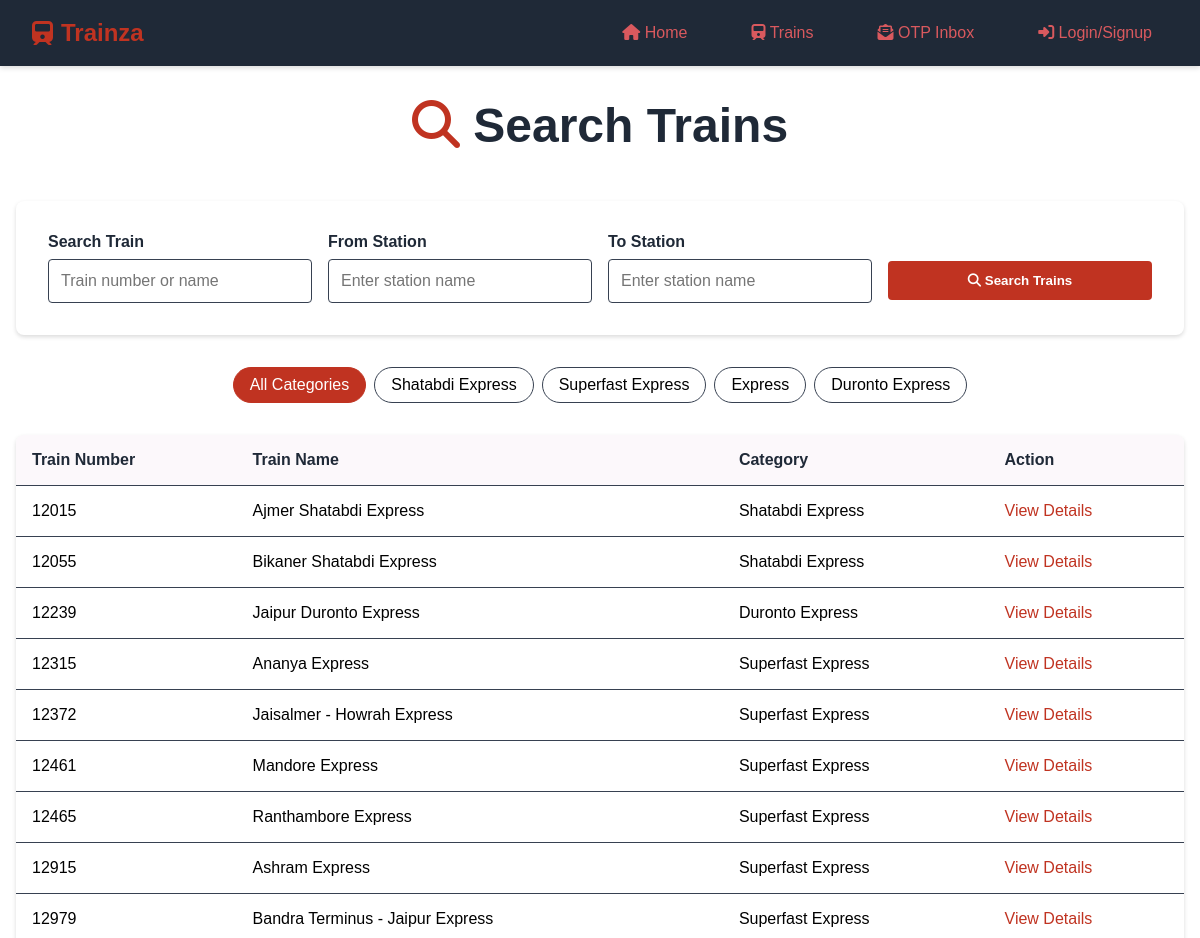
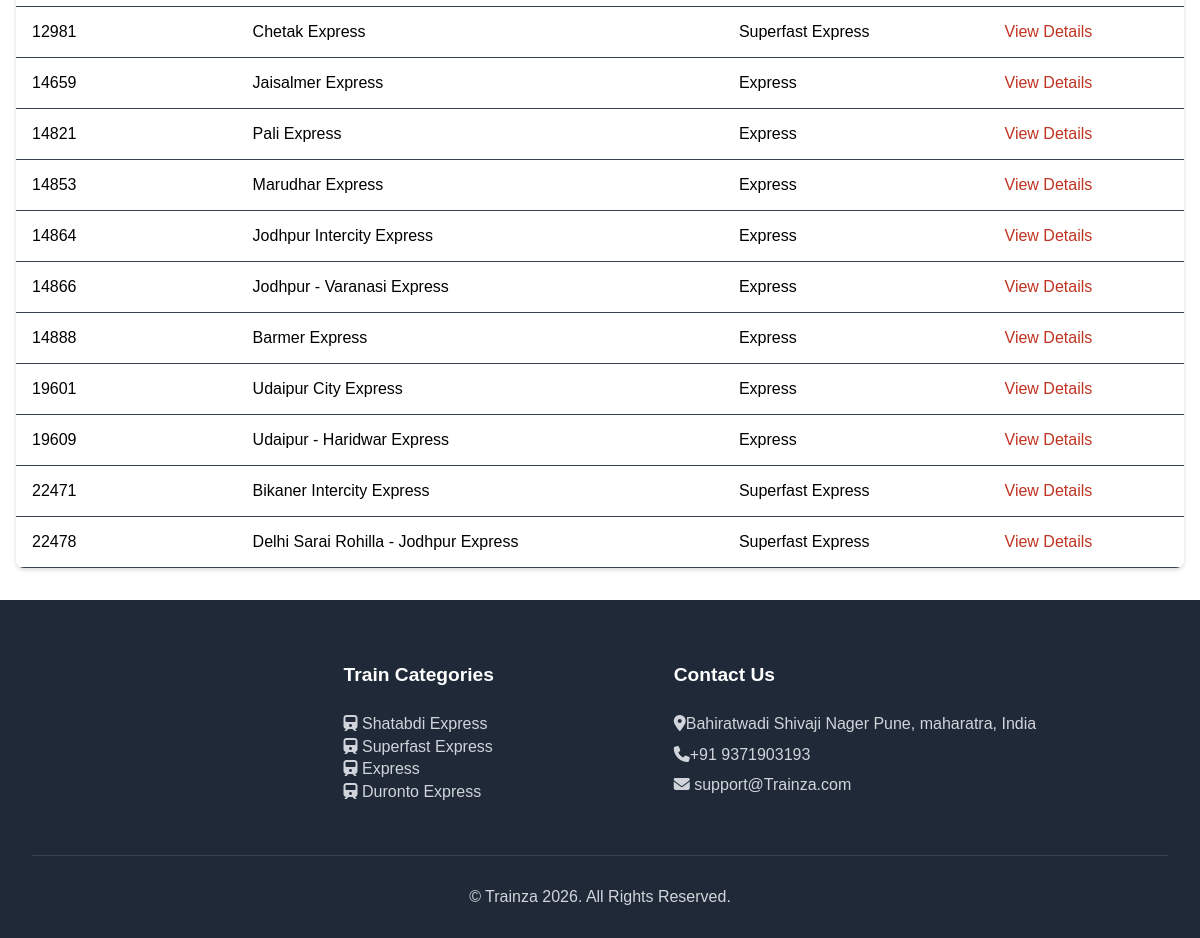
Screenshot of /trains.php with the database file from the repository (2 pictures, top to bottom).
### tables this page shows
CREATE TABLE `trains` (
  `id` int(11) NOT NULL,
  `train_name` varchar(255) NOT NULL,
  `train_number` varchar(50) NOT NULL,
  `category` varchar(50) DEFAULT NULL
);

### include/_trains.php (called while the page is built, shortened)
<?php
require_once 'include/db.php';
$categoryQuery = "SELECT DISTINCT category FROM trains WHERE category IS NOT NULL";
$categoryResult = $conn->query($categoryQuery);
$sql = "SELECT DISTINCT t.* FROM trains t";
$sql .= " ORDER BY t.train_number";
$stmt = $conn->prepare($sql);
$stmt->execute();
$result = $stmt->get_result();
?>

### trains.php (the view, shortened to what this page needs)
<?php require 'include/_trains.php' ?>
<!DOCTYPE html>
<html lang="en">
<head>
    <link rel="stylesheet" href="https://cdnjs.cloudflare.com/ajax/libs/font-awesome/6.4.0/css/all.min.css">
    <link rel="stylesheet" href="css/global.css">
    <link rel="stylesheet" href="css/trains.css">
</head>
<body>
    <?php include 'include/nav.php' ?>
    <main>
        <h1><i class="fas fa-magnifying-glass"></i> Search Trains</h1>
        <section class="form-section">
            <form id="search-form" method="GET">
                <div class="form-group">
                    <label for="search">Search Train</label>
                    <input type="text" id="search" name="search"
                        placeholder="Train number or name"
                        value="<?= htmlspecialchars($_GET['search'] ?? '') ?>">
                </div>
                <div class="form-group">
                    <label for="from">From Station</label>
                    <input type="text" id="from" name="from"
                        list="stations-list"
                        placeholder="Enter station name"
                        value="<?= htmlspecialchars($_GET['from'] ?? '') ?>">
                </div>
                <div class="form-group">
                    <label for="to">To Station</label>
                    <input type="text" id="to" name="to"
                        list="stations-list"
                        placeholder="Enter station name"
                        value="<?= htmlspecialchars($_GET['to'] ?? '') ?>">
                </div>
                <div class="form-group">
                    <button type="submit" class="action-btn">
                        <i class="fas fa-search"></i> Search Trains
                    </button>
                </div>
            </form>
        </section>
        <div class="category-filters">
            <div class="category-chip" data-category="all">All Categories</div>
            <?php while ($cat = $categoryResult->fetch_assoc()): ?>
                <div class="category-chip"
                    data-category="<?= htmlspecialchars($cat['category']) ?>">
                    <?= htmlspecialchars($cat['category']) ?>
                </div>
            <?php endwhile; ?>
        </div>
        <section class="results-section">
            <?php if ($result->num_rows > 0): ?>
                <table class="results-table">
                    <thead>
                        <tr>
                            <th>Train Number</th>
                            <th>Train Name</th>
                            <th>Category</th>
                            <th>Action</th>
                        </tr>
                    </thead>
                    <tbody>
                        <?php while ($train = $result->fetch_assoc()): ?>
                            <tr data-category="<?= htmlspecialchars($train['category']) ?>">
                                <td><?= htmlspecialchars($train['train_number']) ?></td>
                                <td><?= htmlspecialchars($train['train_name']) ?></td>
                                <td><?= htmlspecialchars($train['category']) ?></td>
                                <td>
                                    <a href="train-details.php?id=<?= $train['id'] ?>"
                                        style="color: var(--primary-color); text-decoration: none;">
                                        View Details
                                    </a>
                                </td>
                            </tr>
                        <?php endwhile; ?>
                    </tbody>
                </table>
            <?php endif; ?>
        </section>
    </main>
    <?php include 'include/footer.php' ?>
</body>
</html>

### include/nav.php (shortened to what this page needs)
<nav class="navbar">
    <a href="index.php" class="logo">
        <i class="fas fa-train"></i> Trainza
    </a>
    <div class="nav-links">
        <a href="index.php"><i class="fas fa-home"></i> Home</a>
        <a href="trains.php"><i class="fas fa-train"></i> Trains</a>
        <a href="otp_inbox.php"><i class="fas fa-envelope-open-text"></i> OTP Inbox</a>
        <?php if (isset($_SESSION['user_id'])): ?>
            <div class="dropdown">
                <a><i class="fas fa-user"></i> Actions <i class="fas fa-chevron-down"></i></a>
                <div class="dropdown-content">
                    <a href="profile.php">Update Profile</a>
                    <a href="tickets.php">View Tickets</a>
                    <?php if ($_SESSION['role'] === "admin"): ?>
                        <a href="add_train.php">Add Train</a>
                    <?php endif; ?>
                </div>
            </div>
            <a href="logout.php"><i class="fas fa-sign-out-alt"></i> Logout</a>
        <?php else: ?>
            <a href="login.php"><i class="fas fa-sign-in-alt"></i> Login/Signup</a>
        <?php endif ?>
    </div>
</nav>

### include/footer.php (shortened to what this page needs)
<footer class="footer">
    <div class="footer-content">
        <div class="footer-flex">
            <div class="footer-section">
                <h3>Train Categories</h3>
                <div class="footer-links">
                    <?php
                    $sql = "SELECT DISTINCT category FROM trains";
                    $result = $conn->query($sql);
                    if ($result->num_rows > 0) {
                        while ($row = $result->fetch_assoc()) {
                            $category = $row['category'];
                            echo '<a href="trains.php?category=' . urlencode($category) . '"><i class="fas fa-train"></i> ' . htmlspecialchars($category) . '</a>';
                        }
                    }
                    ?>
                </div>
            </div>
            <div class="footer-section">
                <h3>Contact Us</h3>
                <div class="footer-contact">
                    <p><i class="fas fa-map-marker-alt"></i>Bahiratwadi Shivaji Nager Pune, maharatra, India</p>
                    <p><i class="fas fa-phone"></i>+91 9371903193</p>
                    <p><i class="fas fa-envelope"></i> support@Trainza.com</p>
                </div>
            </div>
        </div>
        <div class="footer-bottom">
            <p>© Trainza 2026. All Rights Reserved.</p>
        </div>
    </div>
</footer>

### css/global.css (style rules this page uses)
:root { --primary-color: #c03321; --primary-hover: #dd3636; --primary-light: #eaf0f6; --text-color: #d9595e; --text-dark: #1f2937; --text-light: #6b7280; --bg-light: #fcf8fb; --bg-dark: #1f2937; --bg-white: #fff; --border-color: #374151; --shadow-color: rgba(0, 0, 0, 0.144); --shadow-hover: rgba(0, 0, 0, 0.15); --hero-overlay: rgba(0, 0, 0, 0.66); --shadow-primary: rgba(37, 99, 235, 0.2); --shadow-primary-hover: rgba(37, 99, 235, 0.3); }
* { margin: 0; padding: 0; box-sizing: border-box; font-family: "Arial", sans-serif; }
.navbar { position: sticky; top: 0; width: 100%; background: var(--bg-dark); padding: 1rem 2rem; box-shadow: 0 2px 5px var(--shadow-color); z-index: 999; display: flex; justify-content: space-between; align-items: center; }
.logo { font-size: 1.5rem; font-weight: bold; color: var(--primary-color); text-decoration: none; display: flex; align-items: center; gap: 0.5rem; }
.nav-links { display: flex; gap: 2rem; align-items: center; }
.nav-links a { text-decoration: none; color: var(--text-color); transition: all 0.3s; padding: 0.5rem 1rem; border-radius: 4px; cursor: pointer; }
main { max-width: 1200px; margin: 2rem auto; padding: 0 1rem; }
h1 { font-size: 3rem; }
.form-section { background: var(--bg-white); padding: 2rem; border-radius: 8px; box-shadow: 0 2px 4px var(--shadow-color); margin-bottom: 2rem; }
form { display: grid; grid-template-columns: repeat(auto-fit, minmax(200px, 1fr)); gap: 1rem; }
.form-group { display: flex; flex-direction: column; gap: 0.5rem; justify-content: center; }
.form-group label { font-weight: 600; color: var(--text-dark); }
.form-group input, .form-group select { padding: 0.75rem; border: 1px solid var(--border-color); border-radius: 4px; font-size: 1rem; }
.action-btn { background: var(--primary-color); color: white; padding: 0.75rem 1.5rem; border: none; border-radius: 4px; cursor: pointer; font-weight: 600; transition: all 0.3s; margin-top: 1.5rem; }
.footer { background: var(--bg-dark); color: var(--bg-white); padding: 4rem 2rem 2rem; margin-top: auto; }
.footer-flex { display: flex; justify-content: space-evenly; align-items: flex-start; flex-wrap: wrap; gap: 3rem; margin-bottom: 3rem; }
.footer-section, .footer-links { display: flex; align-items: flex-start; justify-content: center; flex-direction: column; gap: 0.3rem; }
.footer-section h3 { color: var(--bg-white); margin-bottom: 1.5rem; font-size: 1.2rem; }
.footer-links a { color: #d1d5db; text-decoration: none; transition: color 0.3s; }
.footer-contact p { color: #d1d5db; margin-bottom: 0.8rem; }
.footer-bottom { border-top: 1px solid var(--border-color); padding-top: 2rem; text-align: center; color: #d1d5db; }

### css/trains.css (style rules this page uses)
.results-table { width: 100%; border-collapse: collapse; background: var(--bg-white); box-shadow: 0 2px 4px var(--shadow-color); border-radius: 8px; overflow: hidden; }
.results-table th, .results-table td { padding: 1rem; text-align: left; border-bottom: 1px solid var(--border-color); }
.results-table th { background: var(--bg-light); font-weight: 600; color: var(--text-dark); }
.category-filters { display: flex; flex-wrap: wrap; gap: 0.5rem; align-items: center; justify-content: center; margin-bottom: 2rem; }
.category-chip { padding: 0.5rem 1rem; border-radius: 20px; border: 1px solid var(--border-color); cursor: pointer; transition: all 0.5s; }
.category-chip.active { background: var(--primary-color); color: var(--bg-white); border-color: var(--primary-color); }

### rows the page displays
trains: train_number "12015", train_name "Ajmer Shatabdi Express", category "Shatabdi Express"
trains: train_number "12055", train_name "Bikaner Shatabdi Express", category "Shatabdi Express"
trains: train_number "12239", train_name "Jaipur Duronto Express", category "Duronto Express"
trains: train_number "12315", train_name "Ananya Express", category "Superfast Express"
trains: train_number "12372", train_name "Jaisalmer - Howrah Express", category "Superfast Express"
trains: train_number "12461", train_name "Mandore Express", category "Superfast Express"
trains: train_number "12465", train_name "Ranthambore Express", category "Superfast Express"
trains: train_number "12915", train_name "Ashram Express", category "Superfast Express"
trains: train_number "12979", train_name "Bandra Terminus - Jaipur Express", category "Superfast Express"
trains: train_number "12981", train_name "Chetak Express", category "Superfast Express"
trains: train_number "14659", train_name "Jaisalmer Express", category "Express"
trains: train_number "14821", train_name "Pali Express", category "Express"
trains: train_number "14853", train_name "Marudhar Express", category "Express"
trains: train_number "14864", train_name "Jodhpur Intercity Express", category "Express"
trains: train_number "14866", train_name "Jodhpur - Varanasi Express", category "Express"
trains: train_number "14888", train_name "Barmer Express", category "Express"
trains: train_number "19601", train_name "Udaipur City Express", category "Express"
trains: train_number "19609", train_name "Udaipur - Haridwar Express", category "Express"
trains: train_number "22471", train_name "Bikaner Intercity Express", category "Superfast Express"
trains: train_number "22478", train_name "Delhi Sarai Rohilla - Jodhpur Express", category "Superfast Express"

### other values shown
$cat['category'] "Shatabdi Express"
$cat['category'] "Superfast Express"
$cat['category'] "Express"
$cat['category'] "Duronto Express"
$category "Shatabdi Express"
$category "Superfast Express"
$category "Express"
$category "Duronto Express"
